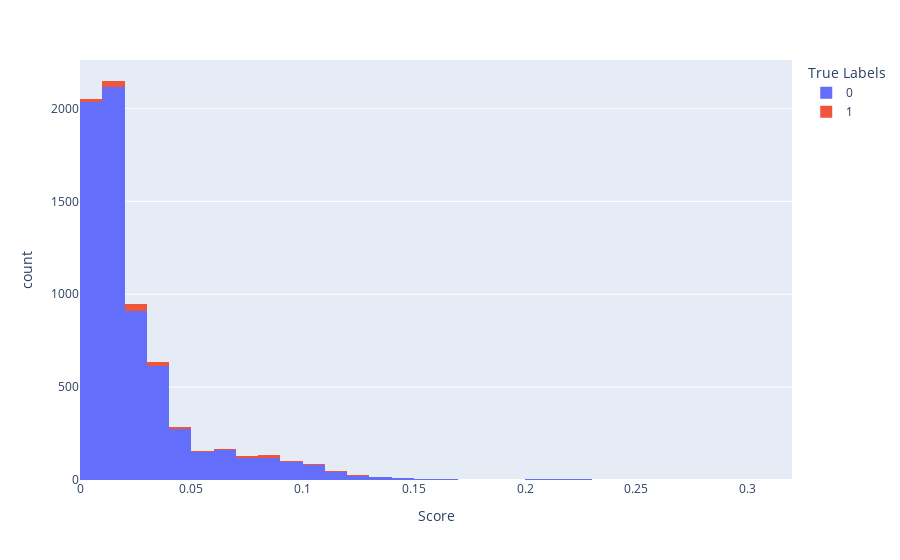

Source (notebook cell):
### Code cell
# The histogram of scores compared to true labels
fpr, tpr, thresholds = roc_curve(ytest,  y_pred_proba)
fig_hist = px.histogram(
    x=y_pred_proba, color=ytest, nbins=50,
    labels=dict(color='True Labels', x='Score')
)

fig_hist.show()

### Figure 1 — Plotly figure (JSON) as saved in the notebook; plotly's stock layout.template omitted (floating-point values rounded to 4 significant figures; data arrays with more than 128 entries replaced by an {"elided": "..."} marker saying what was removed)
{"data": [{"alignmentgroup": "True", "bingroup": "x", "hovertemplate": "True Labels=0<br>Score=%{x}<br>count=%{y}<extra></extra>", "legendgroup": "0", "marker": {"color": "#636efa", "pattern": {"shape": ""}}, "name": "0", "nbinsx": 50, "offsetgroup": "0", "orientation": "v", "showlegend": true, "type": "histogram", "x": {"elided": "6787 float values"}, "xaxis": "x", "yaxis": "y"}, {"alignmentgroup": "True", "bingroup": "x", "hovertemplate": "True Labels=1<br>Score=%{x}<br>count=%{y}<extra></extra>", "legendgroup": "1", "marker": {"color": "#EF553B", "pattern": {"shape": ""}}, "name": "1", "nbinsx": 50, "offsetgroup": "1", "orientation": "v", "showlegend": true, "type": "histogram", "x": {"elided": "191 float values"}, "xaxis": "x", "yaxis": "y"}], "layout": {"barmode": "relative", "legend": {"title": {"text": "True Labels"}, "tracegroupgap": 0}, "margin": {"t": 60}, "xaxis": {"anchor": "y", "domain": [0, 1], "title": {"text": "Score"}}, "yaxis": {"anchor": "x", "domain": [0, 1], "title": {"text": "count"}}}}
